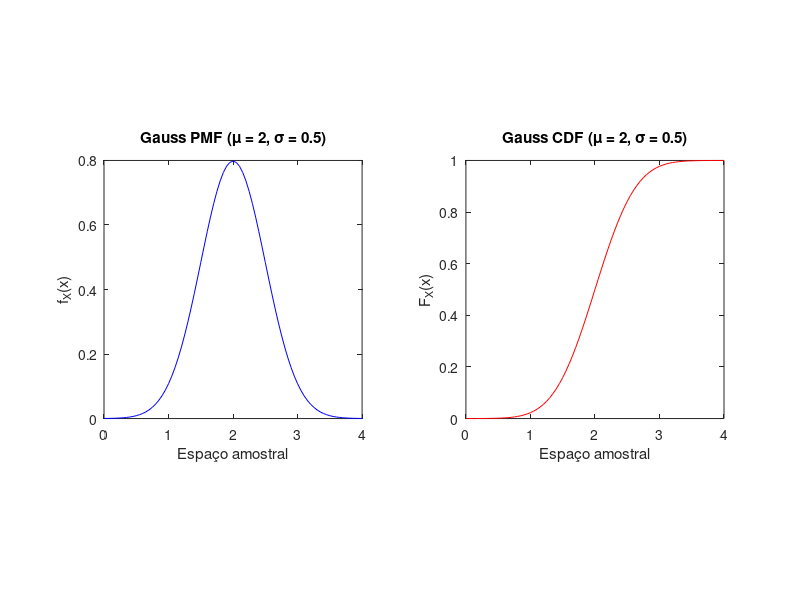

The MATLAB source for this figure:
clear all clc clf

% Função adicional para processamento da função gausscdf()
function y=phi(x)
  sq2=sqrt(2);
  y= 0.5 + 0.5*erf(x/sq2);
endfunction

% Função para calcular a função de densidade de probabilidade (pdf) de uma variável aleatória gaussiana
function f=gausspdf(mu,sigma,x)
  f=exp(-(x-mu).^2/(2*sigma^2))/...
  sqrt(2*pi*sigma^2);
endfunction

% Função para calcular a função de distribuição cumulativa (cdf) de uma variável aleatória gaussiana
function f=gausscdf(mu,sigma,x)
  f=phi((x-mu)/sigma);
endfunction



% Função para calcular o valor esperado de uma variável aleatória contínua gaussiana
function E = expectedValue(a, b, mu, sigma)
  f = @(x) exp(-(x-mu).^2/(2*sigma^2))/sqrt(2*pi*sigma^2);
  E = quadcc(@(x) x .* f(x), a, b);
endfunction


% Espaço amostral e parâmetros
sx = 0:0.05:4;
mu = 2;
sigma = 0.5;

% Cálculo da PMF e CDF
px = gausspdf(mu, sigma, sx);
fx = gausscdf(mu, sigma, sx);

% Valor esperado
E = expectedValue(-inf, inf, mu, sigma)

% Plot da PMF
figure(1);
subplot(1,2,1);
plot(sx, px, 'b-');
title('Gauss PMF (\mu = 2, \sigma = 0.5)');
xlabel("Espaço amostral");
ylabel('f_X(x)');
axis square

% Plot da CDF
figure(1);
subplot(1,2,2);
plot(sx, fx, 'r-');
title('Gauss CDF (\mu = 2, \sigma = 0.5)');
xlabel("Espaço amostral");
ylabel("F_X(x)");
axis square
